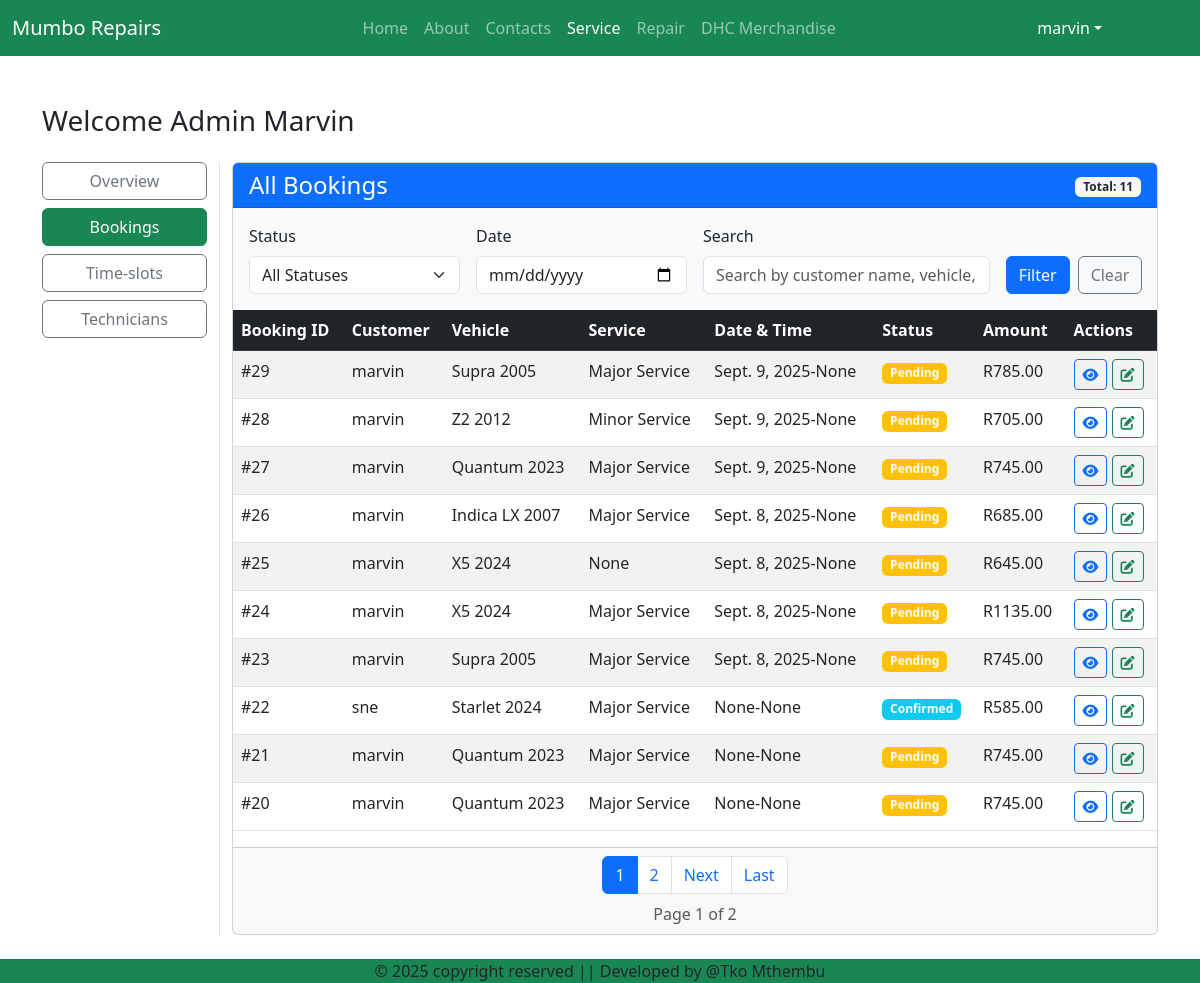
Before: /service/bookings (signed in) with the older database file.
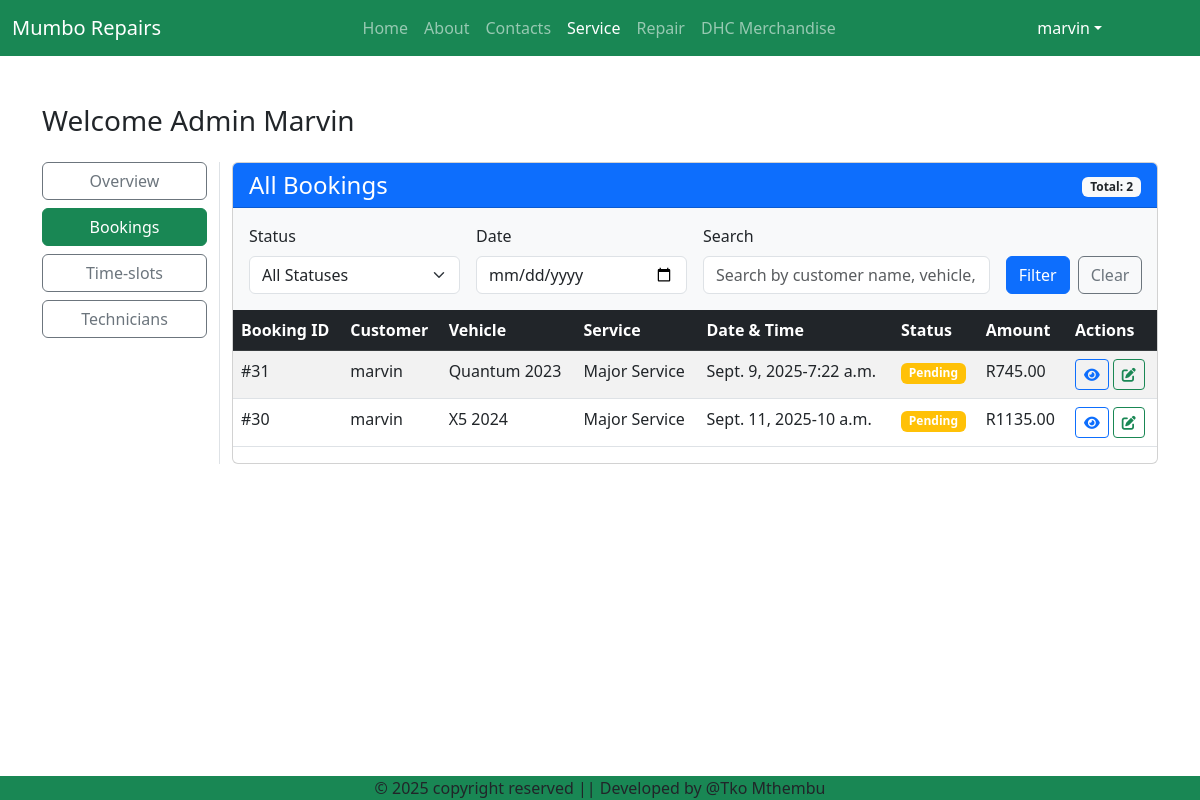
After: the same page with the newer database file.
### service/models.py (models this page shows, shortened)
class Booking(models.Model):
    BOOKING_CHOICE = (
        ('pending','Pending'),
        ('confirmed','Confirmed'),
        ('completed','Completed'),
        ('cancelled','Cancelled'),
    )
    booking_id = models.AutoField(primary_key=True, unique=True)
    user = models.ForeignKey(User, on_delete=models.CASCADE)
    quotation = models.ForeignKey(QuotationRequest, on_delete=models.CASCADE)
    time_slot = models.ForeignKey(TimeSlot, on_delete=models.CASCADE)
    created_at = models.DateTimeField(auto_now_add=True)
    status = models.CharField(max_length=20, choices=BOOKING_CHOICE, default='pending')
    class Meta:
        constraints = [
            models.UniqueConstraint(
                fields=['quotation'],
                name='unique_quotation_booking'
            )
        ]
        indexes = [
            models.Index(fields=['time_slot']),
            models.Index(fields=['quotation']),
            models.Index(fields=['user', 'status']),
        ]

class QuotationRequest(models.Model):
    TRANSOPT = [
        ('manual','Manual'),
        ('automatic','Automatic')
    ]
    GASCHOICE = [
        ('petro','Petrol'),
        ('diesel','diesel'),
    ]
    quotereq_id = models.AutoField(primary_key=True, unique=True)
    user = models.ForeignKey(User, on_delete=models.CASCADE)
    vehicle_type = models.ForeignKey(Vehicle, on_delete=models.CASCADE)
    engine_capacity = models.DecimalField(max_digits=4, decimal_places=1, blank=True, null=True)
    gas = models.CharField(max_length=10, choices=GASCHOICE, blank=True, null=True)
    millage = models.CharField(max_length=6, blank=True, null=True)
    transmission = models.CharField(max_length=10, choices=TRANSOPT, default='manual',blank=True, null=True)
    service_requested = models.ForeignKey(Services,on_delete=models.CASCADE, blank=True, null=True)
    total_cost = models.DecimalField(max_digits=10, decimal_places=2, null=True, blank=True)
    additional_notes = models.TextField(blank=True)
    created_at = models.DateTimeField(auto_now_add=True)

class Vehicle(models.Model):
    vehicle_id = models.AutoField(primary_key=True, unique=True)
    owner = models.ForeignKey(User, on_delete=models.CASCADE, blank=True, null=True)
    name = models.CharField(max_length=25, blank=True, null=True)
    model = models.CharField(max_length=15, blank=True, null=True)
    year = models.CharField(max_length=4, blank=True, null=True)
    vin_number = models.CharField(max_length=25, blank=True, null=True)
    license_plate = models.CharField(max_length=12, blank=True, null=True)
    def __str__(self):
        return f'{self.name}'

class Services(models.Model):
    service_id = models.AutoField(primary_key=True, unique=True)
    service_type = models.CharField(max_length=20, blank=True, null=True)
    description = models.CharField(max_length=50, blank=True, null=True)
    base_price = models.DecimalField(max_digits=10, decimal_places=2)
    def __str__(self):
        return(self.service_type)

class TimeSlot(models.Model):
    timeslot_id = models.AutoField(primary_key=True, unique=True)
    date = models.DateField(blank=True, null=True)
    start_time = models.TimeField()  # Changed from DateTimeField
    end_time = models.TimeField()    # Changed from DateTimeField
    is_available = models.BooleanField(default=True)

### service/views.py (the view, shortened to what this page needs)
# urls.py: path('bookings', views.bookings, name='bookings'),
@login_required
def bookings(request):
    bookings_list = Booking.objects.select_related('time_slot', 'user').all().order_by('-created_at')
    status_filter = request.GET.get('status')
    search_filter = request.GET.get('search')
    if status_filter:
        bookings_list = bookings_list.filter(status=status_filter)
    paginator = Paginator(bookings_list, 10)
    page_number = request.GET.get('page')
    bookings = paginator.get_page(page_number)
    if request.method == 'GET':
        return render(request, 'service/bookings.html', {'bookings': bookings})

### service/templates/service/bookings.html (shortened to what the changed rows need)
{% extends "HomeApp/base.html" %}
{% load static %}
{% block main-content %}
<div class="container my-5">
    <div class="row">
        <div class="col-sm-10">
            <div class="card">
                <div class="card-header bg-primary text-white">
                    <div class="row align-items-center">
                        <div class="col-md-6 text-end">
                            <span class="badge bg-light text-dark">Total: {{ bookings.paginator.count }}</span>
                        </div>
                    </div>
                </div>
                <div class="table-responsive">
                    <table class="table table-striped table-hover">
                        <thead class="table-dark">
                            <tr>
                                <th>Booking ID</th>
                                <th>Customer</th>
                                <th>Vehicle</th>
                                <th>Service</th>
                                <th>Date & Time</th>
                                <th>Status</th>
                                <th>Amount</th>
                                <th>Actions</th>
                            </tr>
                        </thead>
                        <tbody>
                            {% for booking in bookings %}
                            <tr>
                                <td>#{{ booking.booking_id }}</td>
                                <td>{{ booking.customer_name|default:booking.user.username }}</td>
                                <td>{{ booking.quotation.vehicle_type }} {{ booking.quotation.vehicle_type.year }}</td>
                                <td>{{ booking.quotation.service_requested }}</td>
                                <td> {{ booking.time_slot.date }}-{{ booking.time_slot.start_time }}</td>
                                <td>
                                    <span class="badge
                                        {% if booking.status == 'pending' %}bg-warning
                                        {% elif booking.status == 'confirmed' %}bg-info
                                        {% elif booking.status == 'in_progress' %}bg-primary
                                        {% elif booking.status == 'completed' %}bg-success
                                        {% elif booking.status == 'cancelled' %}bg-danger
                                        {% else %}bg-secondary{% endif %}">
                                        {{ booking.get_status_display|default:booking.status }}
                                    </span>
                                </td>
                                <td>R{{ booking.quotation.total_cost|default:0|floatformat:2 }}</td>
                                <td>
                                    <a href="{% url 'service:viewQuote' quotereq_id=30  %}" class="btn btn-sm btn-outline-primary" title="View Details">
                                        <i class="fas fa-eye"></i>
                                    </a>
                                    <a href="#" class="btn btn-sm btn-outline-success" title="Edit">
                                        <i class="fas fa-edit"></i>
                                    </a>
                                </td>
                            </tr>
                            {% endfor %}
                        </tbody>
                    </table>
                </div>
                {% if bookings.has_other_pages %}
                <div class="card-footer">
                    <nav aria-label="Bookings pagination">
                        <ul class="pagination justify-content-center mb-0">
                            {% for num in bookings.paginator.page_range %}
                                {% if bookings.number == num %}
                                <li class="page-item active">
                                    <span class="page-link">{{ num }}</span>
                                </li>
                                {% elif num > bookings.number|add:'-3' and num < bookings.number|add:'3' %}
                                <li class="page-item">
                                    <a class="page-link" href="?page={{ num }}{% for key, value in request.GET.items %}{% if key != 'page' %}&{{ key }}={{ value }}{% endif %}{% endfor %}">{{ num }}</a>
                                </li>
                                {% endif %}
                            {% endfor %}
                            {% if bookings.has_next %}
                            <li class="page-item">
                                <a class="page-link" href="?page={{ bookings.next_page_number }}{% for key, value in request.GET.items %}{% if key != 'page' %}&{{ key }}={{ value }}{% endif %}{% endfor %}">Next</a>
                            </li>
                            <li class="page-item">
                                <a class="page-link" href="?page={{ bookings.paginator.num_pages }}{% for key, value in request.GET.items %}{% if key != 'page' %}&{{ key }}={{ value }}{% endif %}{% endfor %}">Last</a>
                            </li>
                            {% endif %}
                        </ul>
                    </nav>
                    <div class="text-center text-muted mt-2">
                        Page {{ bookings.number }} of {{ bookings.paginator.num_pages }}
                    </div>
                </div>
                {% endif %}
            </div>
        </div>
    </div>
</div>
{% endblock main-content %}

Changed rows visible on the page:
removed Booking: booking_id "29", customer_name "marvin", quotation.vehicle_type "Supra", quotation.vehicle_type.year "2005", quotation.service_requested "Major Service", time_slot "Sept. 9, 2025", time_slot.start_time "None", status "Pending", quotation.total_cost "785.00"
removed Booking: booking_id "28", customer_name "marvin", quotation.vehicle_type "Z2", quotation.vehicle_type.year "2012", quotation.service_requested "Minor Service", time_slot "Sept. 9, 2025", time_slot.start_time "None", status "Pending", quotation.total_cost "705.00"
removed Booking: booking_id "27", customer_name "marvin", quotation.vehicle_type "Quantum", quotation.vehicle_type.year "2023", quotation.service_requested "Major Service", time_slot "Sept. 9, 2025", time_slot.start_time "None", status "Pending", quotation.total_cost "745.00"
removed Booking: booking_id "26", customer_name "marvin", quotation.vehicle_type "Indica LX", quotation.vehicle_type.year "2007", quotation.service_requested "Major Service", time_slot "Sept. 8, 2025", time_slot.start_time "None", status "Pending", quotation.total_cost "685.00"
removed Booking: booking_id "25", customer_name "marvin", quotation.vehicle_type "X5", quotation.vehicle_type.year "2024", quotation.service_requested "None", time_slot "Sept. 8, 2025", time_slot.start_time "None", status "Pending", quotation.total_cost "645.00"
removed Booking: booking_id "24", customer_name "marvin", quotation.vehicle_type "X5", quotation.vehicle_type.year "2024", quotation.service_requested "Major Service", time_slot "Sept. 8, 2025", time_slot.start_time "None", status "Pending", quotation.total_cost "1135.00"
removed Booking: booking_id "23", customer_name "marvin", quotation.vehicle_type "Supra", quotation.vehicle_type.year "2005", quotation.service_requested "Major Service", time_slot "Sept. 8, 2025", time_slot.start_time "None", status "Pending", quotation.total_cost "745.00"
removed Booking: booking_id "22", customer_name "sne", quotation.vehicle_type "Starlet", quotation.vehicle_type.year "2024", quotation.service_requested "Major Service", time_slot "None", time_slot.start_time "None", status "Confirmed", quotation.total_cost "585.00"
removed Booking: booking_id "21", customer_name "marvin", quotation.vehicle_type "Quantum", quotation.vehicle_type.year "2023", quotation.service_requested "Major Service", time_slot "None", time_slot.start_time "None", status "Pending", quotation.total_cost "745.00"
removed Booking: booking_id "20", customer_name "marvin", quotation.vehicle_type "Quantum", quotation.vehicle_type.year "2023", quotation.service_requested "Major Service", time_slot "None", time_slot.start_time "None", status "Pending", quotation.total_cost "745.00"
added Booking: booking_id "31", customer_name "marvin", quotation.vehicle_type "Quantum", quotation.vehicle_type.year "2023", quotation.service_requested "Major Service", time_slot "Sept. 9, 2025", time_slot.start_time "7:22 a.m.", status "Pending", quotation.total_cost "745.00"
added Booking: booking_id "30", customer_name "marvin", quotation.vehicle_type "X5", quotation.vehicle_type.year "2024", quotation.service_requested "Major Service", time_slot "Sept. 11, 2025", time_slot.start_time "10 a.m.", status "Pending", quotation.total_cost "1135.00"
Other visible differences:
{{ bookings.paginator.count }}: "11" → "2"
{{ bookings.number }}: "1" → (not shown)
{{ bookings.paginator.num_pages }}: "2" → (not shown)
list line gone: "1"
list line gone: "2"
text no longer shown: "Next Last Page of"
